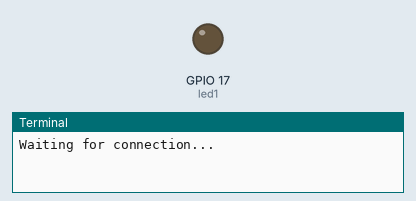
Recording of a program running on a simulated Raspberry Pi (BCM pin numbers). Shown: output pins drawn as LEDs (lit = HIGH), the last lines printed to the terminal. One TCP client connects 1 s after the port opens and stays connected.

Above: at 0.1 s.
At 1.1 s:
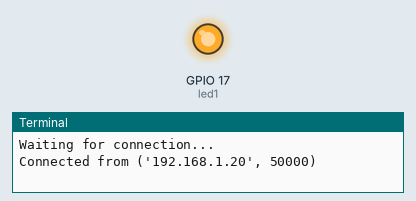
Timing chart, 0 to 2.6 s (numbered marks = the images above):
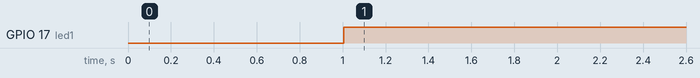

Measured:
- by itself, GPIO 17 (led1): LOW → HIGH at 1.0 s

The program:

controller_receive.py
```python
# コントローラー受信

import socket
try:
    import lgpio
except Exception:
    lgpio = None

from lib import controller_state

# GPIO（ピン）
led1 = 17
h = None
if lgpio is not None:
    try:
        h = lgpio.gpiochip_open(0)
        lgpio.gpio_claim_output(h, led1)
    except Exception as e:
        print("Warning: cannot open gpiochip:", e)
        h = None

HOST = "0.0.0.0"
PORT = 5001
OPTION_MASK = 0x10  # vals[0] bit4


def _set_led(value):
    if h is not None:
        try:
            lgpio.gpio_write(h, led1, value)
        except Exception:
            pass


def _recv_exact(conn, size):
    data = bytearray()
    while len(data) < size:
        chunk = conn.recv(size - len(data))
        if not chunk:
            return None
        data.extend(chunk)
    return bytes(data)


def run_receiver():
    last_option_pressed = False
    with socket.socket(socket.AF_INET, socket.SOCK_STREAM) as server:
        server.setsockopt(socket.SOL_SOCKET, socket.SO_REUSEADDR, 1)
        server.bind((HOST, PORT))
        server.listen(1)

        while True:
            print("Waiting for connection...")
            conn, addr = server.accept()
            print("Connected from", addr)
            _set_led(1)

            try:
                with conn:
                    while True:
                        # ヘッダーを探し、その後の7バイトが揃うまで受信する。
                        head = _recv_exact(conn, 1)
                        if head is None:
                            break
                        if head[0] != 0xAA:
                            continue

                        receive = _recv_exact(conn, 7)
                        if receive is None:
                            break
                        option_pressed = bool(receive[0] & OPTION_MASK)
                        if option_pressed and not last_option_pressed:
                            locked = controller_state.toggle_emergency_stop()
                            print("Emergency stop lock:", "ON" if locked else "OFF")
                        last_option_pressed = option_pressed
                        controller_state.set_values(receive)
            except OSError as e:
                print("Controller connection error:", e)
            finally:
                # 切断直後から古い操作値を使わせない。
                controller_state.clear_values()
                last_option_pressed = False
                _set_led(0)
                print("Controller disconnected")


if __name__ == "__main__":
    run_receiver()
```

controller_state.py
```python
import time
from threading import Lock


_lock = Lock()
_values = []
_updated_at = None
_emergency_stop = False

# この時間を超えてコントローラー入力が更新されなければ無効とみなす。
DEFAULT_MAX_AGE = 0.5


def set_values(values):
    global _values, _updated_at
    with _lock:
        _values = list(values)
        _updated_at = time.monotonic()


def clear_values():
    global _values, _updated_at
    with _lock:
        _values = []
        _updated_at = None


def get_values(max_age=DEFAULT_MAX_AGE):
    with _lock:
        if _updated_at is None:
            return []
        if max_age is not None and time.monotonic() - _updated_at > max_age:
            return []
        return list(_values)


def toggle_emergency_stop():
    global _emergency_stop
    with _lock:
        _emergency_stop = not _emergency_stop
        return _emergency_stop


def is_emergency_stopped():
    with _lock:
        return _emergency_stop
```
